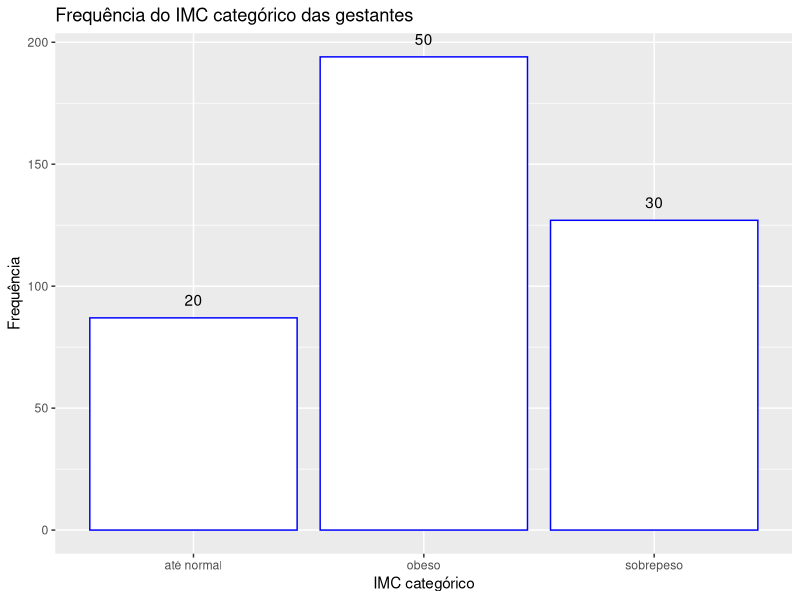
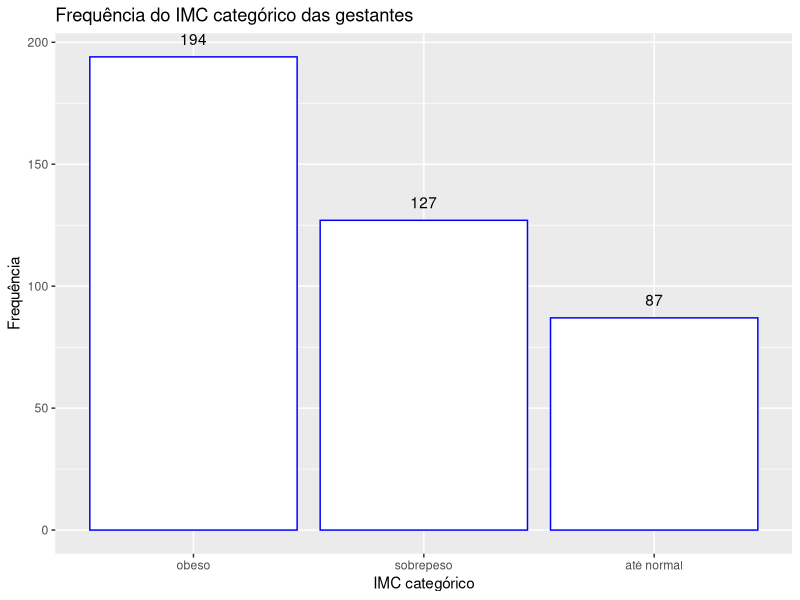
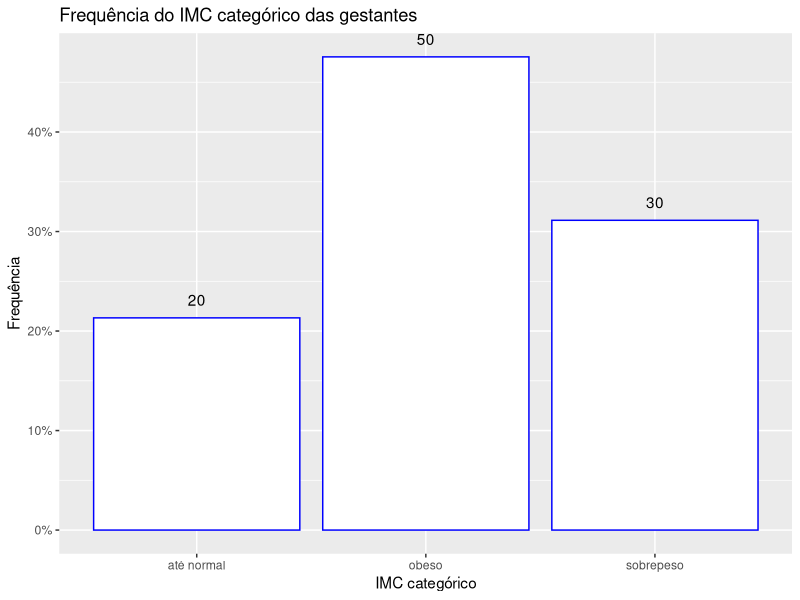
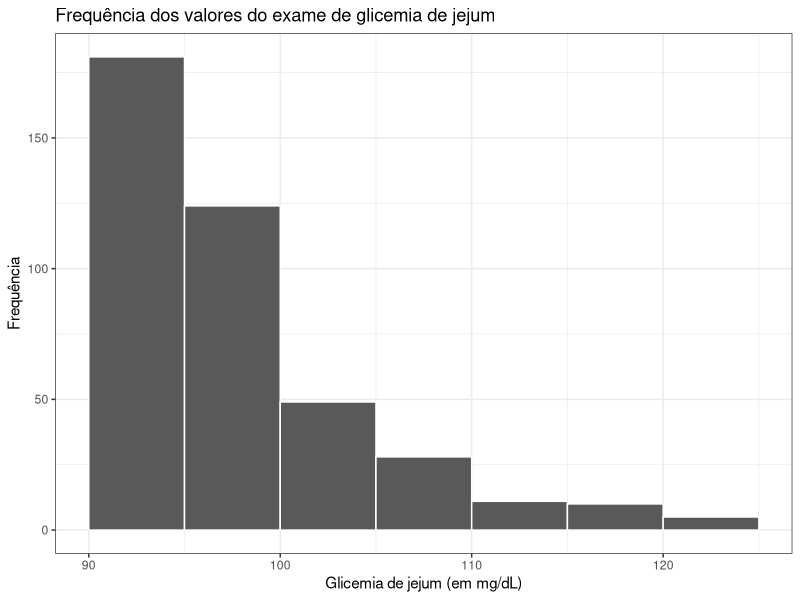
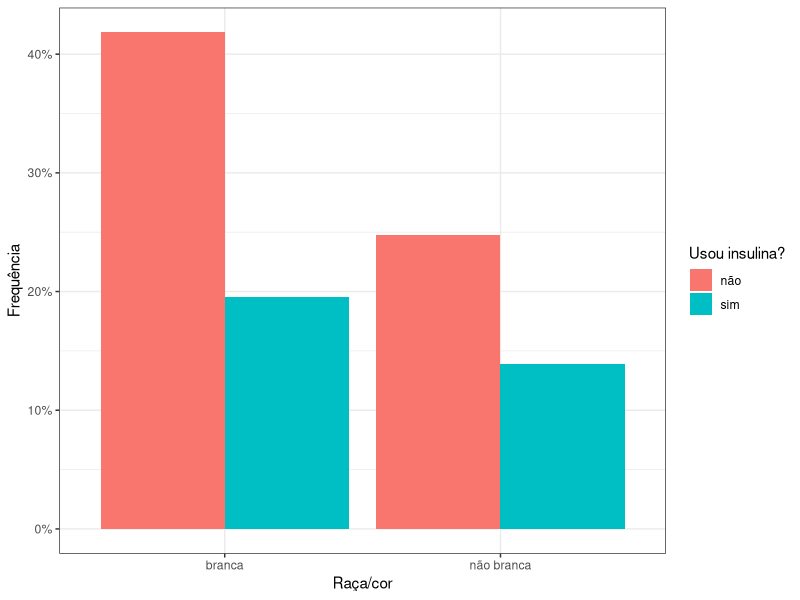
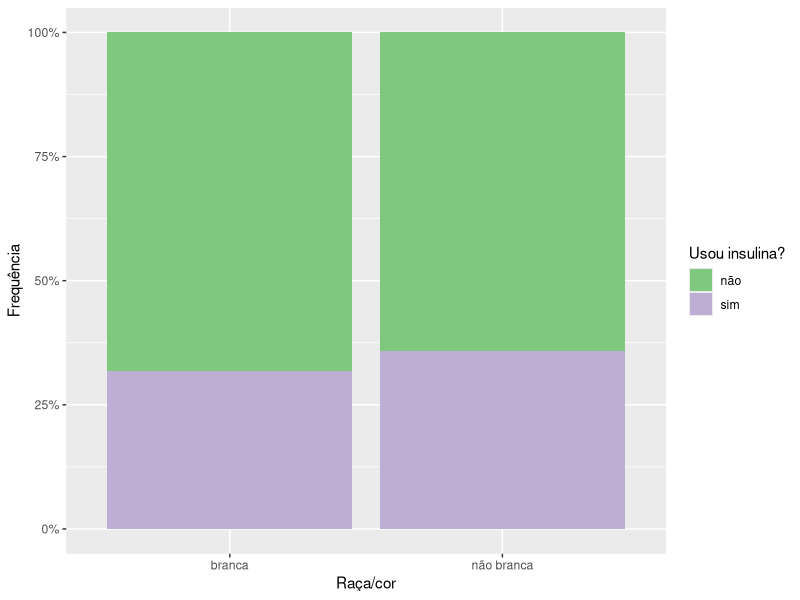
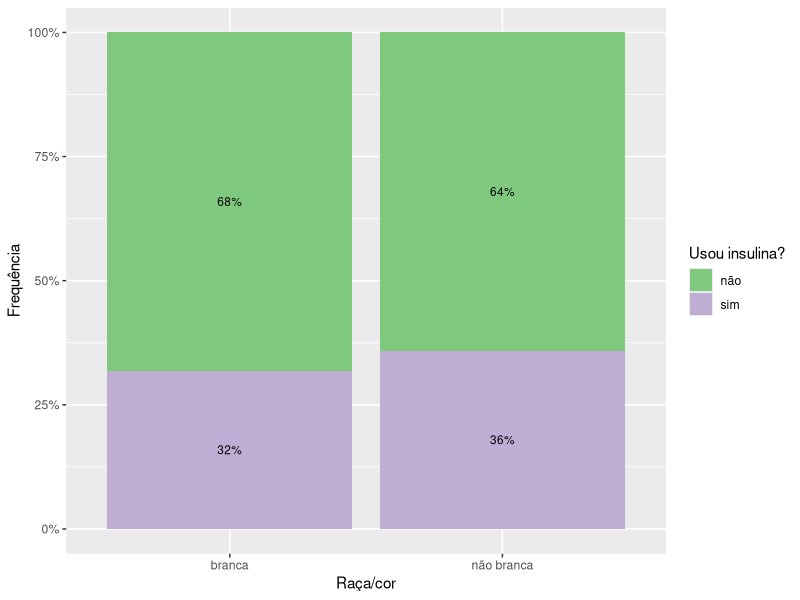
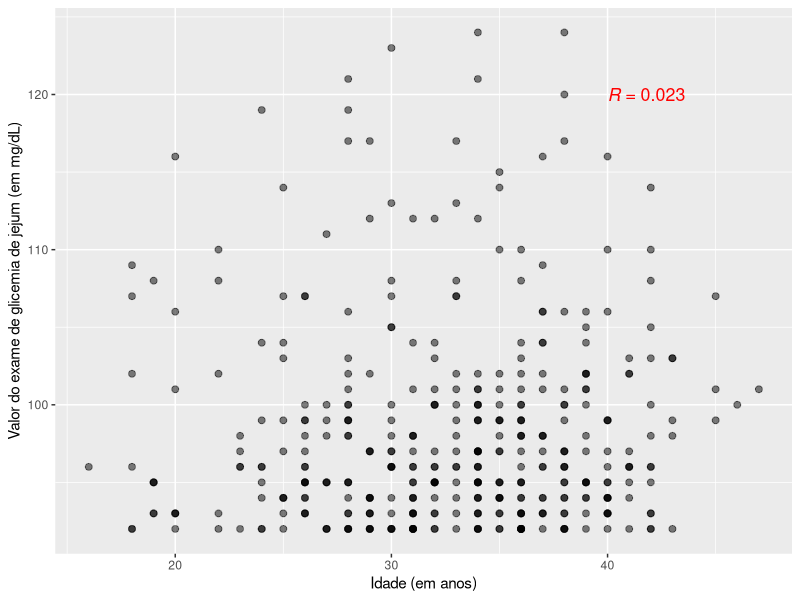

Recreate these plots in R, in order.

# bibliotecas -------------------------------------------------------------

#dados
library(dplyr)
library(forcats)
#graficos
library(ggplot2)
library(scales)
library(ggpubr)
library(patchwork)


# dados -------------------------------------------------------------------

# diabetes gestacional
d_diab <- readr::read_csv("docs/dados/diabetes.csv")

# pnud
d_pnud <- readxl::read_excel("docs/dados/pnud.xlsx") 


# graficos univariados ----------------------------------------------------

# barras

ggplot(d_diab, aes(x = imc_classe, y = after_stat(count))) +
  # grafico de barras
  geom_bar(color = "blue", fill = "white") +
  # adiciona rotulos em cima das barras
  geom_text(
    stat = "count", 
    aes(label = round(after_stat(count)/sum(after_stat(count)), 1) * 100,
        vjust = -1)
  ) +
  # nomes do titulo e eixos x e y 
  labs(
    title = "Frequência do IMC categórico das gestantes",
    x = "IMC categórico", 
    y = "Frequência" 
  )

# barras ordenadas em ordem decrescente

d_diab |> 
  # agrupa os dados por imc
  group_by(imc_classe) |> 
  # conta numero de casos por categoria de imc
  summarise(n = n()) |> 
  # reordena as frequencias de imc em ordem decrescente
  mutate(imc = forcats::fct_reorder(imc_classe, dplyr::desc(n))) |> 
  ggplot(aes(x = imc, y = n), fill = imc) +
  # grafico de barras
    geom_bar(stat = "identity", color = "blue", fill = "white") +
    # adiciona rotulos em cima das barras
    geom_text(aes(label = n, vjust = -1)) +
    # nomes do titulo e eixos x e y 
    labs(
      title = "Frequência do IMC categórico das gestantes",
      x = "IMC categórico", 
      y = "Frequência" 
    )

# barras com percentuais

ggplot(d_diab, aes(x = imc_classe, y = after_stat(count)/sum(after_stat(count)))) +
  # grafico de barras
  geom_bar(color = "blue", fill = "white") +
  # eixo y em porcentagem
  scale_y_continuous(labels = scales::percent) +
  # adiciona rotulos em cima das barras
  geom_text(
    stat = "count", 
    aes(label = round(after_stat(count)/sum(after_stat(count)), 1) * 100,
        vjust = -1)
  ) +
  # nomes do titulo e eixos x e y 
  labs(
    title = "Frequência do IMC categórico das gestantes",
    x = "IMC categórico", 
    y = "Frequência" 
  )

# histograma

ggplot(d_diab, aes(x = glicemia_jejum)) +
  # histograma
  geom_histogram(color = "white", breaks = seq(90, 125, 5)) + #breaks: tamanho do intervalo igual a 5
  # nomes do titulo e eixos x e y 
  labs(
    title = "Frequência dos valores do exame de glicemia de jejum",
    x = "Glicemia de jejum (em mg/dL)",
    y = "Frequência"
  ) +
  # tema (background) do grafico
  theme_bw() 


# graficos bivariados - qualitativas x qualitativas -----------------------

# barras agrupadas

d_diab |> 
  # filtra casos diferentes de NA
  dplyr::filter(!is.na(cor)) |> 
  ggplot(aes(x = cor, fill = insulina)) + #fill: preenche as barras por grupo de insulina
  # grafico de barras
  geom_bar(aes(y = after_stat(count)/sum(after_stat(count))), position = "dodge") +
  # eixo y em porcentagem
  scale_y_continuous(labels = scales::percent) +
  # nomes do titulo, eixos x e y e legenda
  labs(
    x = "Raça/cor",
    y = "Frequência",
    fill = "Usou insulina?"
  ) +
  # tema (backgroun) do grafico
  theme_bw()

# barras empilhadas (sem rotulos)

d_diab |> 
  # filtra casos diferentes de NA
  dplyr::filter(!is.na(cor)) |> 
  ggplot(aes(x = cor, fill = insulina)) + #fill: preenche barras por grupo de insulina
  # grafico de barras empilhadas em 100%
  geom_bar(position = "fill") +
  # eixo y em porcentagem
  scale_y_continuous(labels = scales::percent) +
  # nomes do titulo, eixos x e y e legenda
  labs( 
    x = "Raça/cor", 
    y = "Frequência", 
    fill = "Usou insulina?" 
  ) +
  # altera cor das barras
  scale_fill_brewer(palette = "Accent")

# barras empilhadas (com rotulos)

d_diab |> 
  # filtra somente casos validos (diferentes de NA)
  dplyr::filter(!is.na(cor)) |> 
  ggplot(aes(x = cor, fill = insulina)) +
  # grafico de barras
  geom_bar(position = "fill") +
  scale_y_continuous(labels = scales::percent) +
  labs( 
    x = "Raça/cor", 
    y = "Frequência", 
    fill = "Usou insulina?" 
  ) +
  scale_fill_brewer(palette = "Accent") -> g #salva grafico num objeto 'g'

g_diab <- g$data |> #acessa os dados (data frame)
  # agrupa os dados por raca/cor e grupo de insulina
  dplyr::group_by(cor, insulina) |>
  # conta quantos casos de insulina 'sim' e 'nao' tem em cada categoria de raca/cor 
  dplyr::summarise(n = dplyr::n()) |> 
  # cria variaveis de proporcao e rotulos
  dplyr::mutate(
    prop = n / sum(n), 
    rotulo = scales::percent(prop)
  )

g_diab |> 
  ggplot(aes(x = cor, y = prop, fill = insulina)) + #fill: preenche por grupo de insulina
  # grafico de barras empilhadas em 100%
  geom_bar(stat = "identity", position = "fill") + #identity: usar as barras para exibir as somas de y
  # eixo y em porcentagem
  scale_y_continuous(labels = scales::percent) +
  # nomes do titulo, eixos x e y e legenda
  labs( 
    x = "Raça/cor", 
    y = "Frequência", 
    fill = "Usou insulina?" 
  ) +
  # altera cor das barras
  scale_fill_brewer(palette = "Accent") +
  # adiciona rotulos no meio de cada categoria
  geom_text(
    aes(label = rotulo), size = 3, 
    position = position_stack(vjust = .5)
  ) 


# graficos bivariados - quantitativas x quantitativas ---------------------

# dispersao

ggplot(d_diab, aes(x = idade, y = glicemia_jejum)) +
  # grafico de pontos
  geom_point(size = 2, alpha = .5) +
  # adiciona valor da correlacao
  ggpubr::stat_cor( 
    aes(label = after_stat(r.label)), method = "pearson",
    label.x = 40, label.y = 120, size = 4.5, color = "red" 
  ) +
  # nomes dos eixos x e y
  labs( 
    x = "Idade (em anos)",
    y = "Valor do exame de glicemia de jejum (em mg/dL)" 
  )

# dispersao (com funcao base do R plot())

plot(d_diab$idade, d_diab$glicemia_jejum)


# graficos bivariados - qualitativas x quantitativas ----------------------

# linhas

d_pnud |> 
  # agrupa dados por ano e agregacao
  dplyr::group_by(ano, agregacao) |> 
  # calcula a media da expectativa de vida por agregacao
  dplyr::summarise(media_espvida = mean(espvida)) |> 
  ggplot(aes(x = ano, y = media_espvida, color = agregacao)) + #color: colore as linhas por agregacao
    # grafico de linhas
    geom_line() +
    # grafico de pontos
    geom_point() +
    # escala de 2012 a 2012 indo de 1 a 1
    scale_x_continuous(breaks = seq(2012, 2021, 1)) +
    # tema (background) do grafico
    theme_bw() +
    # nomes dos eixos x e y e legenda
    labs(
      x = "Ano",
      y = "Expectativa de vida média (em anos)",
      color = "Agregação"
    ) +
    # legenda embaixo do grafico
    theme(legend.position = "bottom")

# boxplot e violino

ggplot(d_diab, aes(x = hb_glicada, y = glicemia_jejum)) + 
  # grafico de violino
  geom_violin(fill = "#add8e6") +
  # grafico de boxplot
  geom_boxplot(width = .2) +
  # nome dos eixos x e y e legenda
  labs(
    x = "Hemoglobina glicada categórica",
    y = "Valor do exame de glicemia de jejum (em mg/dL)", 
    fill = "Usou insulina?"
  ) +
  # tema (background) do grafico
  theme_classic() +
  # divide o grafico em funcao da variavel 'insulina' (ou seja, nas categorias 'sim' e 'nao')
  facet_wrap(. ~ insulina)

# mapa de calor

d_pnud |> 
  # filtra casos que se referem aos estados
  dplyr::filter(agregacao == "UF") |> 
  ggplot(aes(x = ano, y = nome, fill = gini)) + #fill: preenche por indice de gini
    # mapa de calor
    geom_tile() +
    # escala de cor viridis
    scale_fill_viridis_c() +
    # tema (background) do grafico
    theme_bw() +
    # eixo x na escala de 2012 a 2021 indo de 1 a 1
    scale_x_continuous(breaks = seq(2012, 2021, 1), expand = c(0, 0)) + #expand: remove os espacos em branco entre os eixos
    # nome dos eixos x e y e legenda
    labs(
      x = "Ano", 
      y = "Unidade Federativa (UF)", 
      fill = "Expectativa \nde vida"
    ) +
    theme( 
      legend.position = "bottom", #legenda embaixo
      legend.key.width = unit(1.5, 'cm') #aumenta a escala da legenda
    )

# halteres (dumbell)

d_pnud |> 
  # filtra casos que se referem às ufs dos anos 2012 e 2019
  dplyr::filter(agregacao == "UF" & ano %in% c(2012, 2019)) |> 
  ggplot(aes(x = espvida, y = reorder(nome, espvida, max))) + #reorder: ornena a uf em forma decrescente
   # grafico de pontos
   geom_point(aes(color = factor(ano))) + #color: transforma ano em fator e colore os pontos de acordo com os anos
   # grafico de linhas
   geom_line(aes(group = nome)) + #group: colore por uf
   # nomes do titulo, subtitulo e eixos x e y
   labs( 
     title = "Expectativa de vida do brasileiro, por UF", 
     subtitle = "Entre os anos de 2012 a 2019", 
     x = "Expectativa de vida (em anos)", 
     y = "Unidade Federativa (UF)" 
   ) +
   # tema (background) do grafico
   theme_minimal()

# media com barras de erros (errorbar)

d_diab |> 
  # agrupa os dados por imc
  dplyr::group_by(imc_classe) |> 
  dplyr::summarise(
    n = dplyr::n(), #numero de casos por imc
    media = mean(glicemia_jejum), #media por imc
    desvio = sd(glicemia_jejum), #dp por imc
    erro.padrao = desvio / sqrt(n) #erro padrao por imc
  ) |> 
  ggplot(aes(x = imc_classe, y = media)) +
    # grafico de pontos
    geom_point(size = 3) +
    # errorbar
    geom_errorbar( 
      aes(ymin = media - erro.padrao, 
          ymax = media + erro.padrao), 
      width = .1 
    )

# media com barras de erros (errorbar), por grupo de insulina

d_diab |> 
  # agrupa dados por imc e insulina
  dplyr::group_by(imc_classe, insulina) |> 
  dplyr::summarise(
    n = dplyr::n(), #numero de casos de insulina 'sim' e 'nao' por imc
    media = mean(glicemia_jejum), #media de casos de insulina 'sim' e 'nao' por imc
    desvio = sd(glicemia_jejum), #dp dos casos de insulina 'sim' e 'nao' por imc
    erro.padrao = desvio / sqrt(n) #erro padrao dos casos de insulina 'sim' e 'nao' por imc
  ) |> 
  ggplot(aes(x = imc_classe, y = media, group = insulina, color = insulina)) + 
    # grafico de pontos
    geom_point(size = 3) +
    # errorbar
    geom_errorbar( 
      aes(ymin = media - erro.padrao, 
          ymax = media + erro.padrao), 
      width = .1 
    ) +
    # nomes dos eixos x e y e legenda
    labs( 
      x = "IMC categórico", 
      y = "Média do valor do exame de glicemia de jejum (em mg/dL)", 
      fill = "Usou insulina?" 
    ) +
    # tema (background) do grafico
    theme_bw()


# junta graficos numa mesma imagem ----------------------------------------

g1 <- ggplot(d_diab, aes(x = imc_classe, y = after_stat(count)/sum(after_stat(count)))) +
  geom_bar(color = "blue", fill = "white") +
  scale_y_continuous(labels = scales::percent) +
  geom_text(
    stat = "count", 
    aes(label = round(after_stat(count)/sum(after_stat(count)), 1) * 100,
        vjust = -1)
  ) +
  labs(
    title = "Frequência do IMC categórico das gestantes",
    x = "IMC categórico", 
    y = "Frequência" 
  )

g2 <- ggplot(d_diab, aes(x = glicemia_jejum)) +
  geom_histogram(color = "white", breaks = seq(90, 125, 5)) +
  labs(
    title = "Frequência dos valores do exame de glicemia de jejum",
    x = "Glicemia de jejum (em mg/dL)",
    y = "Frequência"
  ) +
  theme_bw() 

# graficos um embaixo do outro (usa-se o caractere /)

g1 / g2

# graficos lado a lado (usa-se o simbolo + ou |)

g1 + g2


# salva grafico -----------------------------------------------------------

ggsave("graficos/univariados.png", width = 16, height = 10)


